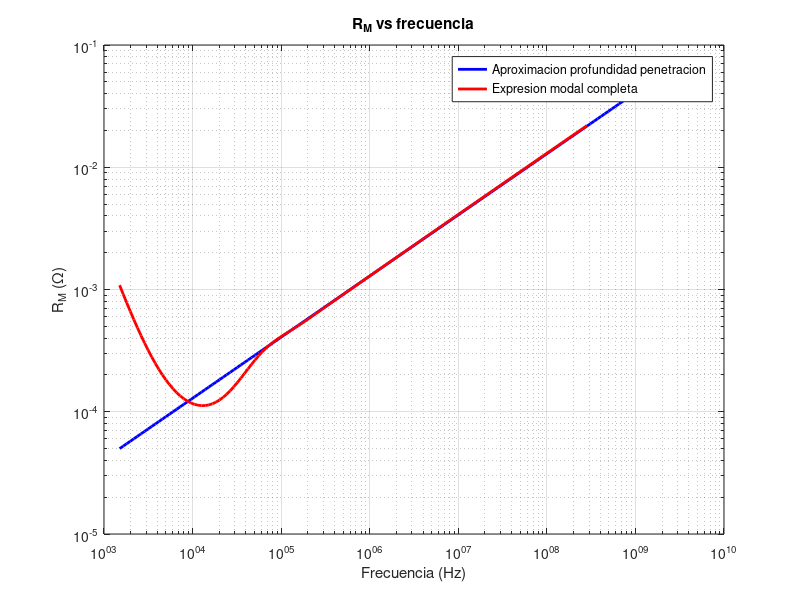

The MATLAB source for this figure:
%%%%%%%%%%%%%%%%%%%%%%%%%%%%%%%%%%%%%%%%%%%%%%%%%%%%%%%%%%%%%%%%%%%%%%%%%%%
% RM_vs_f.m
%
% Comparacion entre:
%  1) Aproximacion por profundidad de penetracion
%  2) Expresion modal completa
%
% MATLAB 2009
%%%%%%%%%%%%%%%%%%%%%%%%%%%%%%%%%%%%%%%%%%%%%%%%%%%%%%%%%%%%%%%%%%%%%%%%%%%

clear
clc

%% Constantes

mu0     = 4*pi*1e-7;
eps0    = 8.854187817e-12;

sigma_c = 3.8e7;      % S/m
mu_c    = mu0;
eps_c   = eps0;

H0      = 1;

b       = 3e-3;       % 3 mm

%% Frecuencia

Nf = 150;

f = logspace(log10(1.5e3),log10(1.5e9),Nf);

%% Numero de modos

N = 50;

%% Inicializacion

RM_skin  = zeros(size(f));
RM_modal = zeros(size(f));

%%%%%%%%%%%%%%%%%%%%%%%%%%%%%%%%%%%%%%%%%%%%%%%%%%%%%%%%%%%%%%%%%%%%%%%%%%%
% Bucle principal
%%%%%%%%%%%%%%%%%%%%%%%%%%%%%%%%%%%%%%%%%%%%%%%%%%%%%%%%%%%%%%%%%%%%%%%%%%%

for ifreq = 1:length(f)

    freq  = f(ifreq);

    omega = 2*pi*freq;

    %%%%%%%%%%%%%%%%%%%%%%%%%%%%%%%%%%%%%%%%%%%%%%%%%%%%%%%%%%%%%%%%%%%%%%%
    % CASO 1
    %%%%%%%%%%%%%%%%%%%%%%%%%%%%%%%%%%%%%%%%%%%%%%%%%%%%%%%%%%%%%%%%%%%%%%%

    delta_c = sqrt(2/(omega*mu_c*sigma_c));

    RM_skin(ifreq) = 4/(delta_c*sigma_c);

    %%%%%%%%%%%%%%%%%%%%%%%%%%%%%%%%%%%%%%%%%%%%%%%%%%%%%%%%%%%%%%%%%%%%%%%
    % CASO 2
    %%%%%%%%%%%%%%%%%%%%%%%%%%%%%%%%%%%%%%%%%%%%%%%%%%%%%%%%%%%%%%%%%%%%%%%

    k      = zeros(N,1);
    kappa  = zeros(N,1);
    Aprime = zeros(N,1);

    for m=1:N

        k(m) = (2*m-1)*pi/b;

        kappa(m) = sqrt( k(m)^2 + 1i*omega*mu0*sigma_c );

        Aprime(m)= ...
            4*(-1)^(m+1)*H0/...
            ((2*m-1)*pi*cosh(kappa(m)*b/2));

    end

    %----------------------------------------------------------------------
    % Numerador
    %----------------------------------------------------------------------

    Numerador = 0;

    for m=1:N

        for n=1:N

            km  = k(m);
            kn  = k(n);

            kapm = kappa(m);
            kapn = kappa(n);

            kapmc = conj(kapm);
            kapnc = conj(kapn);

            
            if (m==n)

                ctmp = ...
                    b*( ...
                    (km^2-abs(kapm)^2)* ...
                    sinh(0.5*b*(kapm-conj(kapm))) / ...
                    (kapm-conj(kapm)) ...
                    + ...
                    (km^2+abs(kapm)^2)* ...
                    sinh(0.5*b*(kapm+conj(kapm))) / ...
                    (kapm+conj(kapm)) ) ...
                    ...
                    - ...
                    2*km^2*(conj(kapm)^2)* ...
                    ( cosh(b*kapm/2)/(km^2+kapm^2) )* ...
                    ( cosh(b*kapmc/2)/(km^2+kapm^2) );

            else

                term1 = ...
                    -8*(-1)^(m+n)* ...
                    ( km*(kapnc^2)*kn + kn*(kapm^2)*km )* ...
                    ( cosh(b*kapm/2)/(kn^2+kapm^2) )* ...
                    ( cosh(b*kapnc/2)/(km^2+kapnc^2) );

                term2 = ...
                    2*km*kn* ...
                    ( (-1)^(m-n)/(km-kn) ...
                    -(-1)^(m+n)/(km+kn) )* ...
                    ( ...
                    sinh(b*(kapm-kapnc)/2)/(kapm-kapnc) ...
                    + ...
                    sinh(b*(kapm+kapnc)/2)/(kapm+kapnc) );

                term3 = ...
                    2*kapm*kapnc* ...
                    ( (-1)^(m-n)/(km-kn) ...
                    +(-1)^(m+n)/(km+kn) )* ...
                    ( ...
                    -sinh(b*(kapm-kapnc)/2)/(kapm-kapnc) ...
                    + ...
                    sinh(b*(kapm+kapnc)/2)/(kapm+kapnc) );

                ctmp = term1 + 0*term2 + 0*term3;

            end

            Numerador = Numerador + ...
                Aprime(m)*conj(Aprime(n))*ctmp;

        end
    end

    Numerador = (b/sigma_c)*Numerador;

    %----------------------------------------------------------------------
    % Denominador
    %----------------------------------------------------------------------

    IM = 0;

    for n=1:N

        IM = IM + ...
            4*(-1)^(n+1)*H0*b/((2*n-1)*pi)* ...
            (1 - 2/cosh(kappa(n)*b/2));

    end

    Denominador = abs(IM)^2;

    RM_modal(ifreq) = real(Numerador/Denominador);

end

ft = f';
RM_modalt = RM_modal';
RM_skint = RM_skin';

%%%%%%%%%%%%%%%%%%%%%%%%%%%%%%%%%%%%%%%%%%%%%%%%%%%%%%%%%%%%%%%%%%%%%%%%%%%
% Graficas
%%%%%%%%%%%%%%%%%%%%%%%%%%%%%%%%%%%%%%%%%%%%%%%%%%%%%%%%%%%%%%%%%%%%%%%%%%%

figure

loglog(f,RM_skin,'b','LineWidth',2)
hold on

loglog(f,RM_modal,'r','LineWidth',2)

grid on

xlabel('Frecuencia (Hz)')
ylabel('R_M (\Omega)')

title('R_M vs frecuencia')

legend('Aproximacion profundidad penetracion',...
       'Expresion modal completa')
